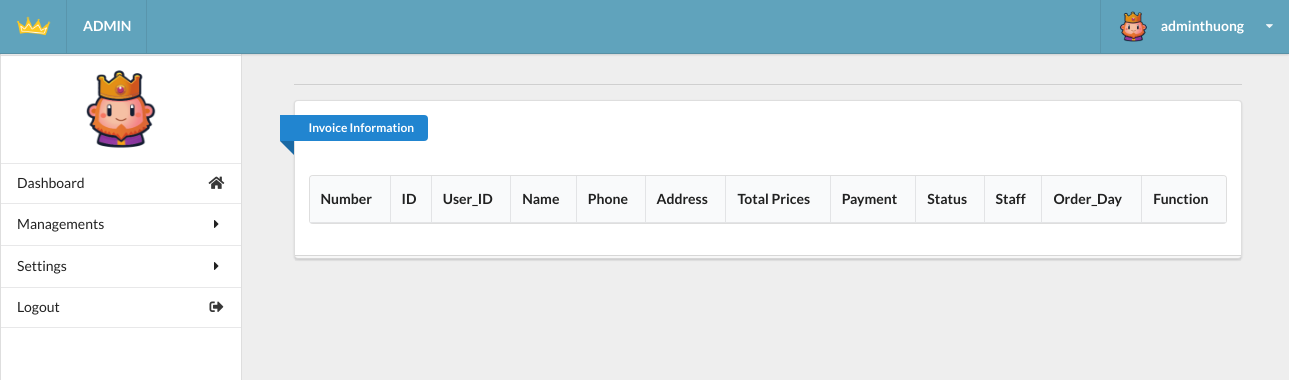
Before: /admin/admin.php?act=invoice (signed in) with the older database file.
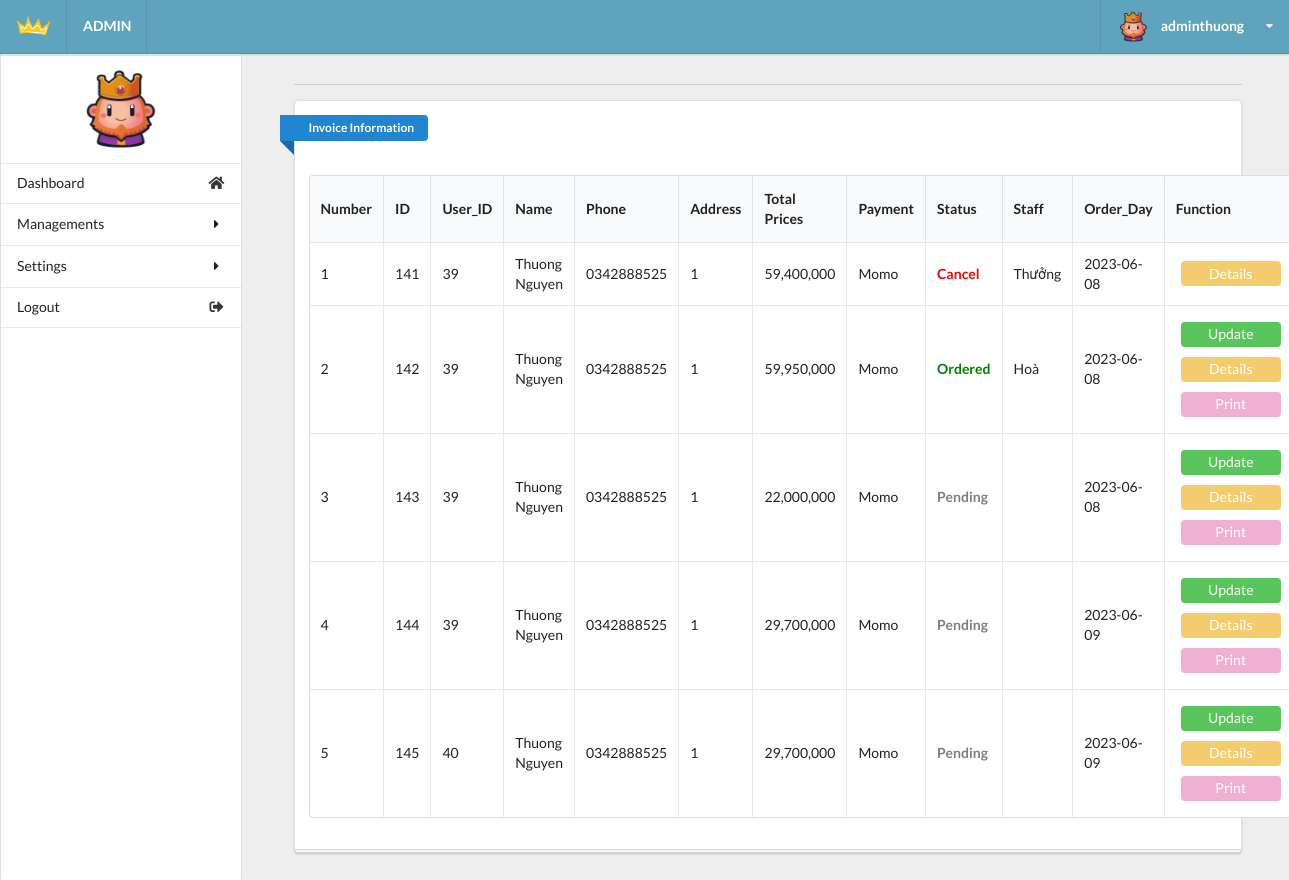
After: the same page with the newer database file.
### tables this page shows
CREATE TABLE `tbl_order` (
  `id` int(9) NOT NULL,
  `invoice_id` varchar(20) NOT NULL,
  `total_prices` double(10,0) NOT NULL DEFAULT 0,
  `payment` tinyint(1) NOT NULL DEFAULT 1,
  `id_user` int(11) NOT NULL,
  `fname` varchar(20) NOT NULL,
  `lname` varchar(20) NOT NULL,
  `phone` varchar(20) NOT NULL,
  `email` varchar(50) NOT NULL,
  `address` varchar(255) NOT NULL,
  `notes` varchar(255) NOT NULL DEFAULT 'Not note',
  `due_date` date NOT NULL DEFAULT current_timestamp(),
  `status` varchar(20) NOT NULL DEFAULT 'Pending',
  `employee_pr` int(11) DEFAULT NULL
);

CREATE TABLE `tbl_user` (
  `id` int(11) NOT NULL,
  `name_us` varchar(50) DEFAULT NULL,
  `address_us` varchar(100) DEFAULT NULL,
  `email` varchar(50) NOT NULL,
  `user` varchar(20) NOT NULL,
  `password_us` varchar(20) NOT NULL,
  `role_us` tinyint(1) NOT NULL DEFAULT 0
);

### model/invoicedb.php (called while the page is built, shortened)
<?php
    function getall_invoice(){
        $conn=connectdb();
        $stmt = $conn->prepare("SELECT * FROM tbl_order");
        $stmt->execute();
        $kq=$stmt->fetchAll();
        return $kq;
    }
?>

### model/userdb.php (called while the page is built, shortened)
<?php
function getall_user(){
    $conn=connectdb();
    $stmt = $conn->prepare("SELECT * FROM tbl_user");
    $stmt->execute();
    $kq=$stmt->fetchAll();
    return $kq;
}
?>

### admin/invoice.php (the view, shortened to what this page needs)
<div class="right floated thirteen wide computer sixteen wide phone column" id="content">
  <div class="ui container grid">
    <div class="row">
      <div class="fifteen wide computer sixteen wide phone centered column center-table">
        <div class="ui divider"></div>
        <div class="ui grid">
          <div class="sixteen wide computer sixteen wide phone centered column">
            <div class="ui stacked segment">
              <div class="ui blue ribbon icon label">Invoice Information</div>
              <br><br>
              <table id="example" class="ui celled table responsive nowrap unstackable" style="width:100%">
                <thead>
                  <tr>
                    <th>Number</th>
                    <th>ID</th>
                    <th>User_ID</th>
                    <th>Name</th>
                    <th>Phone</th>
                    <th>Address</th>
                    <th>Total Prices</th>
                    <th>Payment</th>
                    <th>Status</th>
                    <th>Staff</th>
                    <th>Order_Day</th>
                    <th>Function</th>
                  </tr>
                </thead>
                <?php
                  if (isset($kq) && (count($kq) > 0)) {
                    $i = 1;
                    foreach ($kq as $invoice) {
                      echo '
                        <tr>
                          <td>'.$i.'</td>
                          <td>'.$invoice['id'].'</td>
                          <td>'.$invoice['id_user'].'</td>
                          <td>'.$invoice['fname']. ' ' .$invoice['lname'].'</td>
                          <td>'.$invoice['phone'].'</td>
                          <td>'.$invoice['address'].'</td>
                          <td>'.number_format($invoice['total_prices']).'</td>
                        ';
                        if($invoice['payment'] ==1)
                        {
                          echo '<td>Cash on delivery</td>';
                        } else{
                          echo '<td>Momo</td>';
                        }
                        if($invoice['status'] =="Pending")
                        {
                          echo '<td class="status-pending">'.$invoice['status'].'</td>';
                        } elseif ($invoice['status'] == "Cancel"){
                          echo '<td class="status-cancel">'.$invoice['status'].'</td>';
                        } elseif ($invoice['status'] == "Ordered"){
                          echo '<td class="status-ordered">'.$invoice['status'].'</td>';
                        };
                        $check_us = 0;
                        foreach($user as $us)
                        {
                          if($us['id']==$invoice['employee_pr'])
                          {
                            echo '<td>'.$us['name_us'].'</td>';
                            $check_us = 1;
                          }
                        }
                        if($check_us == 0)
                        {
                          echo '<td> </td>';
                        }
                        echo '
                          <td>'.$invoice['due_date'].'</td>
                        ';
                        if($invoice['status'] == "Cancel")
                        {
                          echo'
                          <td>
                            <button  class="button-detail"><a class="change-a" href="../web_user/index.php?act=print_invoice_admin&iddh='.$invoice['id'].'">Details</a></button>
                          </td>
                        </tr>';
                        } else {
                          echo'
                          <td>
                            <button  class="button-update"><a class="change-a" href="admin.php?act=updateform_invoice&id='.$invoice['id'].'">Update</a></button>
                            <button  class="button-detail"><a class="change-a" href="../web_user/index.php?act=print_invoice_admin&iddh='.$invoice['id'].'">Details</a></button>
                            <button  class="button-print"><a class="change-a" href="../web_user/index.php?act=print_invoice_admin&iddh='.$invoice['id'].'">Print</a></button>
                          </td>
                        </tr>';
                        }
                      $i++;
                    }
                  }
                ?>
              </table>
            </div>
          </div>
        </div>
      </div>
    </div>
  </div>
</div>
</div>
</body>
</html>

Changed rows visible on the page:
added tbl_order: id "141", id_user "39", fname "Thuong", lname "Nguyen", phone "0342888525", address "1", total_prices "59,400,000", payment "Momo", status "Cancel", due_date "2023-06-08"
now on this page (row unchanged): tbl_user: name_us "Thưởng", shown under "141"
added tbl_order: id "142", id_user "39", fname "Thuong", lname "Nguyen", phone "0342888525", address "1", total_prices "59,950,000", payment "Momo", status "Ordered", due_date "2023-06-08"
now on this page (row unchanged): tbl_user: name_us "Hoà", shown under "142"
added tbl_order: id "143", id_user "39", fname "Thuong", lname "Nguyen", phone "0342888525", address "1", total_prices "22,000,000", payment "Momo", status "Pending", due_date "2023-06-08"
added tbl_order: id "144", id_user "39", fname "Thuong", lname "Nguyen", phone "0342888525", address "1", total_prices "29,700,000", payment "Momo", status "Pending", due_date "2023-06-09"
added tbl_order: id "145", id_user "40", fname "Thuong", lname "Nguyen", phone "0342888525", address "1", total_prices "29,700,000", payment "Momo", status "Pending", due_date "2023-06-09"
